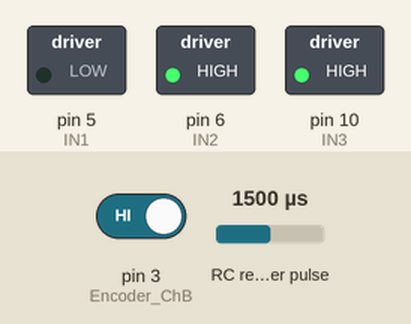
This sketch was run on a simulated Arduino Uno, built with avr-gcc and run on an emulated ATmega328P. Parts: switched loads named in the sketch (green lamp = pin HIGH). Wiring (inferred from the names in the program): RC receiver channel: data pin 2. The inputs (shaded band) are chosen by the test bench; at power-on: pin 3 (Encoder_ChB) HIGH, RC receiver pulse 1500 µs. What the sketch prints to the serial monitor is not drawn.

Above: at 1.2 s.
1.3 s: pin 3 (Encoder_ChB) driven LOW
Timing chart, 0 to 4.5 s (numbered marks = the images above; inputs shaded):
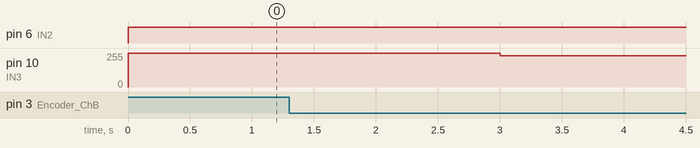

The sketch:

motor.ino
```cpp
//initializing PIN constants
const int IN1 = 5; //two inputs for motor Driver L298N
const int IN2 = 6;
const int Encoder_ChA = 2;
const int Encoder_ChB = 3; // Encoder Pins
const int IN3 = 10; //PWM for motorspeed

int EncoderPos = 0; // encoder count
// Initializing constants for Position Feedback PID
int DesiredPos = 720;
int CurrentPos = 0;
int ErrorSum = 0;
int Timelast = 0;
int Errorlast = 0;
int Kp = 2.0;
int Ki = 0.01;
int Kd = 0.01;
//Initializing Constants for Velocity FeedBack PID
int Timelastv = 0;
int DesiredVel = 100*300/255;
int Errorsumv = 0;
int Errorlastv = 0;
int Kpv = 2;
int Kiv = 0.01;
int Kdv = 0.01;
void stopmotor();
void moveclockwise();
void moveanticlockwise();
void doEncoder();
void setup() {
 // put your setup code here, to run once:
 pinMode(IN1, OUTPUT);
 pinMode(IN2, OUTPUT);
 pinMode(IN3, OUTPUT);
 pinMode(Encoder_ChA, INPUT);
 digitalWrite(Encoder_ChA, HIGH); // turn on pullup resistor
 pinMode(Encoder_ChB, INPUT);
 digitalWrite(Encoder_ChB, HIGH); // turn on pullup resistor
 digitalWrite(IN3, 80);
 attachInterrupt(0, doEncoder, CHANGE); // encoder pin on interrupt 0 - pin 2
 Serial.begin (9600);
}
void loop()
{
 moveclockwise();
 //CurrentPos = EncoderPos;
 int PrevTime=0;
 int PrevPos=0;
 delay(3000);
 int Timenow=millis();
 int Vel= EncoderPos-PrevPos/(Timenow-PrevTime);
 while (DesiredVel> 0)
 {
 Serial.println(Vel);
 int Output = PIDVelControl(DesiredVel, Vel);
 moveclockwise;
 PrevTime= Timenow;
 PrevPos= EncoderPos;
 SetVelocity(Vel+Output);
 delay(1000);
 int Vel= EncoderPos-PrevPos/(millis()-PrevTime);
 }
 while (DesiredPos <0)
 {
 Serial.println(Vel);
 int Output = PIDVelControl(DesiredVel,Vel);
 moveanticlockwise;
 PrevTime= Timenow;
 PrevPos= EncoderPos;
 SetVelocity(Vel+Output);
 delay(1000);
 int Vel= EncoderPos-PrevPos/(millis()-PrevTime);
 }
 delay(200);
 Serial.println(EncoderPos);


}
void moveanticlockwise()
{
 digitalWrite(IN1, HIGH);
 digitalWrite(IN2, LOW);
}
void moveclockwise()
{
 digitalWrite(IN1, LOW);
 digitalWrite(IN2, HIGH);
}
void stopmotor()
{
 digitalWrite(IN1, LOW);
 digitalWrite(IN2, LOW);
}
//Function that activates on interrupts to check and calculate the encoder value.. Positive for clockwise and negative for anticlockwise
void doEncoder()
 {
 int aState = digitalRead(Encoder_ChA);
 int bState = digitalRead(Encoder_ChB);
 if (aState == HIGH) //Check state of Channel A
 {
 if (bState == LOW) //check state of Channel B
 {
 EncoderPos += 1; //Clockwise
 }
 else
 {
 EncoderPos -= 1; //CounterCLockwise
 }
 }
 else
 {
 if (bState == LOW)
 {
 EncoderPos -= 1; //CounterClockwise
 }
 else
 {
 EncoderPos += 1; //Clockwise
 }
 // delay(500);
 }
}
//Function to set MotorSpeed
void SetVelocity (int vel)
{
 analogWrite (IN3, vel);
}
void SetDirection (int dir)
{
 if (dir == 0)
 {
 moveclockwise();
 }
 else
 {
 moveanticlockwise();
 }
}
int MotorControl(int vel, int dir)
{
 SetVelocity(vel);
 SetDirection(dir);
}
// Implementing PID control on position
int PIDcontrol(int DesiredPos, int CurrentPos)
{
 int Error = DesiredPos - CurrentPos;
 int Timenow = millis();
 int TimeDiff = Timenow - Timelast;
 int ErrorDiff = Error - Errorlast;
 int PControl = Kp * Error;
 ErrorSum += (Error * TimeDiff);
 int IControl = Ki * ErrorSum;
 int DControl = Kd * ErrorDiff / TimeDiff;
 int Control = PControl + IControl + DControl;
 Timelast = Timenow;
 Errorlast = Error;
 return Control;
}
//Implementing PID control for Motor speed
int PIDVelControl(int DesiredVel, int CurrentVel)
{
 int Errorv = DesiredVel - CurrentVel;
 int Timenowv = millis();
 int TimeDiffv = Timenowv - Timelastv;
 int ErrorDiffv = Errorv - Errorlastv;
 int PControlv = Kpv * Errorv;
 Errorsumv += Errorsumv * TimeDiffv;
 int IControlv = Kiv * Errorsumv;
 int DControlv = Kdv * ErrorDiffv / TimeDiffv;
 int Controlv = PControlv + IControlv + DControlv;
 Timelastv = Timenowv;
 Errorlastv = Errorv;
 return Controlv;
}
void PIDposition(int DesiredPos)
{
 //CurrentPos = EncoderPos;
 stopmotor();
 while (DesiredPos - EncoderPos > 0)
{
 int Output = PIDcontrol(DesiredPos, EncoderPos);
 Serial.println(DesiredPos - EncoderPos);
 if (Output > 0)
 {
 if (Output > 255)
 {
 SetVelocity(255);
 moveclockwise();
 }
 else
 {
 SetVelocity(Output);
 }
 }
 }
 while (EncoderPos - DesiredPos > 0)
 {
 int Output = PIDcontrol(DesiredPos-110, EncoderPos);
 if (Output < -255)
 {
 SetVelocity(255);
 moveanticlockwise();
 }
 else
 {
 SetVelocity(Output);
 moveanticlockwise();
 }
 }
 delay(200);
 stopmotor();
 Serial.println(EncoderPos);
}
```
